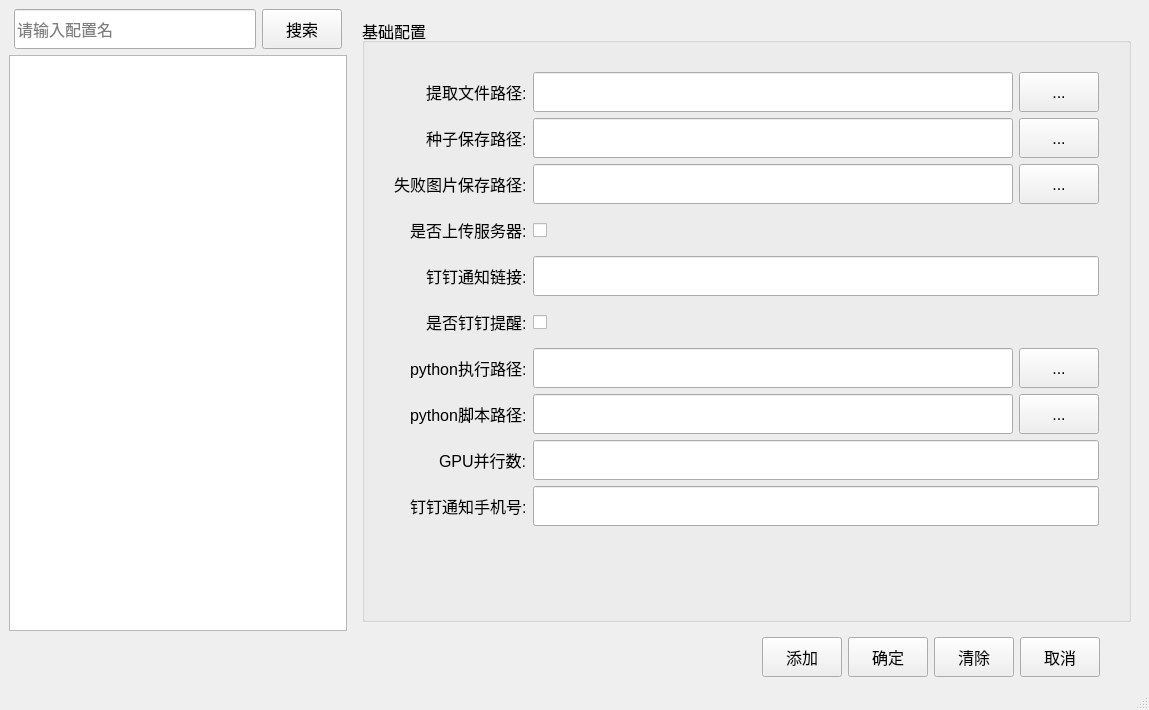
<?xml version="1.0" encoding="UTF-8"?>
<ui version="4.0">
 <class>SettingWindow</class>
 <widget class="QMainWindow" name="SettingWindow">
  <property name="geometry">
   <rect>
    <x>0</x>
    <y>0</y>
    <width>1149</width>
    <height>710</height>
   </rect>
  </property>
  <property name="font">
   <font>
    <pointsize>12</pointsize>
   </font>
  </property>
  <property name="windowTitle">
   <string>配置</string>
  </property>
  <property name="windowIcon">
   <iconset resource="icon.qrc">
    <normaloff>:/Icon/action_setting.svg</normaloff>:/Icon/action_setting.svg</iconset>
  </property>
  <property name="statusTip">
   <string>单位: mm</string>
  </property>
  <widget class="QWidget" name="centralwidget">
   <property name="sizePolicy">
    <sizepolicy hsizetype="Expanding" vsizetype="Expanding">
     <horstretch>0</horstretch>
     <verstretch>0</verstretch>
    </sizepolicy>
   </property>
   <layout class="QHBoxLayout" name="horizontalLayout_8">
    <item>
     <layout class="QVBoxLayout" name="verticalLayout_2">
      <item>
       <layout class="QHBoxLayout" name="horizontalLayout_2" stretch="3,7">
        <property name="sizeConstraint">
         <enum>QLayout::SetNoConstraint</enum>
        </property>
        <item>
         <layout class="QVBoxLayout" name="verticalLayout" stretch="2,8">
          <property name="sizeConstraint">
           <enum>QLayout::SetNoConstraint</enum>
          </property>
          <item>
           <layout class="QHBoxLayout" name="horizontalLayout" stretch="2,8">
            <property name="sizeConstraint">
             <enum>QLayout::SetNoConstraint</enum>
            </property>
            <property name="leftMargin">
             <number>5</number>
            </property>
            <property name="rightMargin">
             <number>5</number>
            </property>
            <item>
             <widget class="QLineEdit" name="lineEdit_search">
              <property name="minimumSize">
               <size>
                <width>0</width>
                <height>40</height>
               </size>
              </property>
              <property name="maximumSize">
               <size>
                <width>16777215</width>
                <height>40</height>
               </size>
              </property>
              <property name="placeholderText">
               <string>请输入配置名</string>
              </property>
             </widget>
            </item>
            <item>
             <widget class="QPushButton" name="pushButton_search">
              <property name="sizePolicy">
               <sizepolicy hsizetype="Fixed" vsizetype="Fixed">
                <horstretch>0</horstretch>
                <verstretch>0</verstretch>
               </sizepolicy>
              </property>
              <property name="minimumSize">
               <size>
                <width>80</width>
                <height>40</height>
               </size>
              </property>
              <property name="maximumSize">
               <size>
                <width>80</width>
                <height>40</height>
               </size>
              </property>
              <property name="text">
               <string>搜索</string>
              </property>
              <property name="icon">
               <iconset resource="icon.qrc">
                <normaloff>:/Icon/search.svg</normaloff>:/Icon/search.svg</iconset>
              </property>
              <property name="iconSize">
               <size>
                <width>20</width>
                <height>20</height>
               </size>
              </property>
             </widget>
            </item>
           </layout>
          </item>
          <item>
           <widget class="QListView" name="listView_settings"/>
          </item>
         </layout>
        </item>
        <item>
         <widget class="QStackedWidget" name="stackedWidget">
          <property name="sizePolicy">
           <sizepolicy hsizetype="Expanding" vsizetype="Expanding">
            <horstretch>0</horstretch>
            <verstretch>0</verstretch>
           </sizepolicy>
          </property>
          <property name="currentIndex">
           <number>0</number>
          </property>
          <widget class="QWidget" name="page_base">
           <property name="sizePolicy">
            <sizepolicy hsizetype="Expanding" vsizetype="Expanding">
             <horstretch>0</horstretch>
             <verstretch>0</verstretch>
            </sizepolicy>
           </property>
           <layout class="QVBoxLayout" name="verticalLayout_3">
            <item>
             <widget class="QGroupBox" name="groupBox_base">
              <property name="sizePolicy">
               <sizepolicy hsizetype="Expanding" vsizetype="Expanding">
                <horstretch>0</horstretch>
                <verstretch>0</verstretch>
               </sizepolicy>
              </property>
              <property name="title">
               <string>基础配置</string>
              </property>
              <layout class="QVBoxLayout" name="verticalLayout_6">
               <property name="leftMargin">
                <number>20</number>
               </property>
               <property name="topMargin">
                <number>20</number>
               </property>
               <property name="rightMargin">
                <number>20</number>
               </property>
               <property name="bottomMargin">
                <number>20</number>
               </property>
               <item>
                <widget class="QWidget" name="widget_base" native="true">
                 <property name="sizePolicy">
                  <sizepolicy hsizetype="Expanding" vsizetype="Expanding">
                   <horstretch>0</horstretch>
                   <verstretch>0</verstretch>
                  </sizepolicy>
                 </property>
                 <property name="minimumSize">
                  <size>
                   <width>0</width>
                   <height>0</height>
                  </size>
                 </property>
                 <layout class="QVBoxLayout" name="verticalLayout_9">
                  <item>
                   <layout class="QFormLayout" name="formLayout_3">
                    <property name="labelAlignment">
                     <set>Qt::AlignRight|Qt::AlignTrailing|Qt::AlignVCenter</set>
                    </property>
                    <property name="formAlignment">
                     <set>Qt::AlignLeading|Qt::AlignLeft|Qt::AlignVCenter</set>
                    </property>
                    <item row="0" column="0">
                     <widget class="QLabel" name="label_10">
                      <property name="text">
                       <string>提取文件路径:</string>
                      </property>
                     </widget>
                    </item>
                    <item row="0" column="1">
                     <layout class="QHBoxLayout" name="horizontalLayout_6">
                      <item>
                       <widget class="QLineEdit" name="lineEdit_extractFile">
                        <property name="minimumSize">
                         <size>
                          <width>0</width>
                          <height>40</height>
                         </size>
                        </property>
                        <property name="maximumSize">
                         <size>
                          <width>16777215</width>
                          <height>40</height>
                         </size>
                        </property>
                       </widget>
                      </item>
                      <item>
                       <widget class="QPushButton" name="pushButton_extractFile">
                        <property name="minimumSize">
                         <size>
                          <width>80</width>
                          <height>40</height>
                         </size>
                        </property>
                        <property name="maximumSize">
                         <size>
                          <width>80</width>
                          <height>40</height>
                         </size>
                        </property>
                        <property name="text">
                         <string>...</string>
                        </property>
                       </widget>
                      </item>
                     </layout>
                    </item>
                    <item row="1" column="0">
                     <widget class="QLabel" name="label_5">
                      <property name="sizePolicy">
                       <sizepolicy hsizetype="Preferred" vsizetype="Preferred">
                        <horstretch>0</horstretch>
                        <verstretch>0</verstretch>
                       </sizepolicy>
                      </property>
                      <property name="text">
                       <string>种子保存路径:</string>
                      </property>
                     </widget>
                    </item>
                    <item row="1" column="1">
                     <layout class="QHBoxLayout" name="horizontalLayout_7">
                      <property name="sizeConstraint">
                       <enum>QLayout::SetDefaultConstraint</enum>
                      </property>
                      <item>
                       <widget class="QLineEdit" name="lineEdit_seedSavePath">
                        <property name="sizePolicy">
                         <sizepolicy hsizetype="Preferred" vsizetype="Fixed">
                          <horstretch>0</horstretch>
                          <verstretch>0</verstretch>
                         </sizepolicy>
                        </property>
                        <property name="minimumSize">
                         <size>
                          <width>0</width>
                          <height>40</height>
                         </size>
                        </property>
                        <property name="maximumSize">
                         <size>
                          <width>16777215</width>
                          <height>40</height>
                         </size>
                        </property>
                       </widget>
                      </item>
                      <item>
                       <widget class="QPushButton" name="pushButton_dir_seedPath">
                        <property name="sizePolicy">
                         <sizepolicy hsizetype="Expanding" vsizetype="Expanding">
                          <horstretch>0</horstretch>
                          <verstretch>0</verstretch>
                         </sizepolicy>
                        </property>
                        <property name="minimumSize">
                         <size>
                          <width>80</width>
                          <height>40</height>
                         </size>
                        </property>
                        <property name="maximumSize">
                         <size>
                          <width>80</width>
                          <height>40</height>
                         </size>
                        </property>
                        <property name="text">
                         <string>...</string>
                        </property>
                       </widget>
                      </item>
                     </layout>
                    </item>
                    <item row="2" column="0">
                     <widget class="QLabel" name="label_6">
                      <property name="sizePolicy">
                       <sizepolicy hsizetype="Preferred" vsizetype="Preferred">
                        <horstretch>0</horstretch>
                        <verstretch>0</verstretch>
                       </sizepolicy>
                      </property>
                      <property name="text">
                       <string>失败图片保存路径:</string>
                      </property>
                     </widget>
                    </item>
                    <item row="2" column="1">
                     <layout class="QHBoxLayout" name="horizontalLayout_9">
                      <property name="spacing">
                       <number>6</number>
                      </property>
                      <property name="sizeConstraint">
                       <enum>QLayout::SetDefaultConstraint</enum>
                      </property>
                      <item>
                       <widget class="QLineEdit" name="lineEdit_failedImagePath">
                        <property name="sizePolicy">
                         <sizepolicy hsizetype="Preferred" vsizetype="Fixed">
                          <horstretch>0</horstretch>
                          <verstretch>0</verstretch>
                         </sizepolicy>
                        </property>
                        <property name="minimumSize">
                         <size>
                          <width>0</width>
                          <height>40</height>
                         </size>
                        </property>
                        <property name="maximumSize">
                         <size>
                          <width>16777215</width>
                          <height>40</height>
                         </size>
                        </property>
                       </widget>
                      </item>
                      <item>
                       <widget class="QPushButton" name="pushButton_dir_failedImage">
                        <property name="sizePolicy">
                         <sizepolicy hsizetype="Expanding" vsizetype="Expanding">
                          <horstretch>0</horstretch>
                          <verstretch>0</verstretch>
                         </sizepolicy>
                        </property>
                        <property name="minimumSize">
                         <size>
                          <width>80</width>
                          <height>40</height>
                         </size>
                        </property>
                        <property name="maximumSize">
                         <size>
                          <width>80</width>
                          <height>40</height>
                         </size>
                        </property>
                        <property name="text">
                         <string>...</string>
                        </property>
                       </widget>
                      </item>
                     </layout>
                    </item>
                    <item row="3" column="0">
                     <widget class="QLabel" name="label_7">
                      <property name="sizePolicy">
                       <sizepolicy hsizetype="Preferred" vsizetype="Preferred">
                        <horstretch>0</horstretch>
                        <verstretch>0</verstretch>
                       </sizepolicy>
                      </property>
                      <property name="text">
                       <string>是否上传服务器:</string>
                      </property>
                     </widget>
                    </item>
                    <item row="3" column="1">
                     <widget class="QCheckBox" name="checkBox_uploadServer">
                      <property name="sizePolicy">
                       <sizepolicy hsizetype="Preferred" vsizetype="Preferred">
                        <horstretch>0</horstretch>
                        <verstretch>0</verstretch>
                       </sizepolicy>
                      </property>
                      <property name="minimumSize">
                       <size>
                        <width>40</width>
                        <height>40</height>
                       </size>
                      </property>
                      <property name="maximumSize">
                       <size>
                        <width>40</width>
                        <height>40</height>
                       </size>
                      </property>
                      <property name="text">
                       <string/>
                      </property>
                     </widget>
                    </item>
                    <item row="4" column="0">
                     <widget class="QLabel" name="label_3">
                      <property name="text">
                       <string>钉钉通知链接:</string>
                      </property>
                     </widget>
                    </item>
                    <item row="4" column="1">
                     <widget class="QLineEdit" name="lineEdit_dingTalk">
                      <property name="minimumSize">
                       <size>
                        <width>0</width>
                        <height>40</height>
                       </size>
                      </property>
                      <property name="maximumSize">
                       <size>
                        <width>16777215</width>
                        <height>40</height>
                       </size>
                      </property>
                     </widget>
                    </item>
                    <item row="5" column="0">
                     <widget class="QLabel" name="label_8">
                      <property name="sizePolicy">
                       <sizepolicy hsizetype="Preferred" vsizetype="Preferred">
                        <horstretch>0</horstretch>
                        <verstretch>0</verstretch>
                       </sizepolicy>
                      </property>
                      <property name="text">
                       <string>是否钉钉提醒:</string>
                      </property>
                     </widget>
                    </item>
                    <item row="5" column="1">
                     <widget class="QCheckBox" name="checkBox_dingTalk">
                      <property name="sizePolicy">
                       <sizepolicy hsizetype="Preferred" vsizetype="Preferred">
                        <horstretch>0</horstretch>
                        <verstretch>0</verstretch>
                       </sizepolicy>
                      </property>
                      <property name="minimumSize">
                       <size>
                        <width>40</width>
                        <height>40</height>
                       </size>
                      </property>
                      <property name="maximumSize">
                       <size>
                        <width>40</width>
                        <height>40</height>
                       </size>
                      </property>
                      <property name="text">
                       <string/>
                      </property>
                     </widget>
                    </item>
                    <item row="6" column="0">
                     <widget class="QLabel" name="label_11">
                      <property name="text">
                       <string>python执行路径:</string>
                      </property>
                     </widget>
                    </item>
                    <item row="6" column="1">
                     <layout class="QHBoxLayout" name="horizontalLayout_10">
                      <item>
                       <widget class="QLineEdit" name="lineEdit_pythonPath">
                        <property name="minimumSize">
                         <size>
                          <width>0</width>
                          <height>40</height>
                         </size>
                        </property>
                        <property name="maximumSize">
                         <size>
                          <width>16777215</width>
                          <height>40</height>
                         </size>
                        </property>
                       </widget>
                      </item>
                      <item>
                       <widget class="QPushButton" name="pushButton_pythonPath">
                        <property name="minimumSize">
                         <size>
                          <width>80</width>
                          <height>40</height>
                         </size>
                        </property>
                        <property name="maximumSize">
                         <size>
                          <width>80</width>
                          <height>40</height>
                         </size>
                        </property>
                        <property name="text">
                         <string>...</string>
                        </property>
                       </widget>
                      </item>
                     </layout>
                    </item>
                    <item row="7" column="0">
                     <widget class="QLabel" name="label_12">
                      <property name="text">
                       <string>python脚本路径:</string>
                      </property>
                     </widget>
                    </item>
                    <item row="7" column="1">
                     <layout class="QHBoxLayout" name="horizontalLayout_11">
                      <item>
                       <widget class="QLineEdit" name="lineEdit_pythonScript">
                        <property name="minimumSize">
                         <size>
                          <width>0</width>
                          <height>40</height>
                         </size>
                        </property>
                        <property name="maximumSize">
                         <size>
                          <width>16777215</width>
                          <height>40</height>
                         </size>
                        </property>
                       </widget>
                      </item>
                      <item>
                       <widget class="QPushButton" name="pushButton_pythonScript">
                        <property name="minimumSize">
                         <size>
                          <width>80</width>
                          <height>40</height>
                         </size>
                        </property>
                        <property name="maximumSize">
                         <size>
                          <width>80</width>
                          <height>40</height>
                         </size>
                        </property>
                        <property name="text">
                         <string>...</string>
                        </property>
                       </widget>
                      </item>
                     </layout>
                    </item>
                    <item row="8" column="0">
                     <widget class="QLabel" name="label_2">
                      <property name="text">
                       <string>GPU并行数:</string>
                      </property>
                     </widget>
                    </item>
                    <item row="8" column="1">
                     <widget class="QLineEdit" name="lineEdit_parallelCount">
                      <property name="minimumSize">
                       <size>
                        <width>0</width>
                        <height>40</height>
                       </size>
                      </property>
                      <property name="maximumSize">
                       <size>
                        <width>16777215</width>
                        <height>40</height>
                       </size>
                      </property>
                     </widget>
                    </item>
                    <item row="9" column="0">
                     <widget class="QLabel" name="label_16">
                      <property name="text">
                       <string>钉钉通知手机号:</string>
                      </property>
                     </widget>
                    </item>
                    <item row="9" column="1">
                     <widget class="QLineEdit" name="lineEdit_dingTalkPhones">
                      <property name="minimumSize">
                       <size>
                        <width>0</width>
                        <height>40</height>
                       </size>
                      </property>
                      <property name="maximumSize">
                       <size>
                        <width>16777215</width>
                        <height>40</height>
                       </size>
                      </property>
                     </widget>
                    </item>
                   </layout>
                  </item>
                  <item>
                   <spacer name="verticalSpacer">
                    <property name="orientation">
                     <enum>Qt::Vertical</enum>
                    </property>
                    <property name="sizeHint" stdset="0">
                     <size>
                      <width>20</width>
                      <height>40</height>
                     </size>
                    </property>
                   </spacer>
                  </item>
                 </layout>
                </widget>
               </item>
              </layout>
             </widget>
            </item>
           </layout>
          </widget>
          <widget class="QWidget" name="page_other">
           <property name="sizePolicy">
            <sizepolicy hsizetype="Expanding" vsizetype="Expanding">
             <horstretch>0</horstretch>
             <verstretch>0</verstretch>
            </sizepolicy>
           </property>
           <layout class="QVBoxLayout" name="verticalLayout_7">
            <item>
             <widget class="QGroupBox" name="groupBox_other">
              <property name="sizePolicy">
               <sizepolicy hsizetype="Expanding" vsizetype="Expanding">
                <horstretch>0</horstretch>
                <verstretch>0</verstretch>
               </sizepolicy>
              </property>
              <property name="title">
               <string>提取配置</string>
              </property>
              <layout class="QVBoxLayout" name="verticalLayout_4">
               <property name="leftMargin">
                <number>20</number>
               </property>
               <property name="topMargin">
                <number>20</number>
               </property>
               <property name="rightMargin">
                <number>20</number>
               </property>
               <property name="bottomMargin">
                <number>20</number>
               </property>
               <item>
                <widget class="QWidget" name="widget_other" native="true">
                 <property name="sizePolicy">
                  <sizepolicy hsizetype="Expanding" vsizetype="Expanding">
                   <horstretch>0</horstretch>
                   <verstretch>0</verstretch>
                  </sizepolicy>
                 </property>
                 <layout class="QVBoxLayout" name="verticalLayout_5">
                  <item>
                   <layout class="QFormLayout" name="formLayout">
                    <property name="labelAlignment">
                     <set>Qt::AlignRight|Qt::AlignTrailing|Qt::AlignVCenter</set>
                    </property>
                    <item row="0" column="0">
                     <widget class="QLabel" name="label">
                      <property name="text">
                       <string>配置名称:</string>
                      </property>
                     </widget>
                    </item>
                    <item row="0" column="1">
                     <widget class="QLineEdit" name="lineEdit_settingName">
                      <property name="minimumSize">
                       <size>
                        <width>0</width>
                        <height>40</height>
                       </size>
                      </property>
                      <property name="maximumSize">
                       <size>
                        <width>16777215</width>
                        <height>40</height>
                       </size>
                      </property>
                     </widget>
                    </item>
                    <item row="1" column="0">
                     <widget class="QLabel" name="label_4">
                      <property name="text">
                       <string>镭射区域宽高:</string>
                      </property>
                     </widget>
                    </item>
                    <item row="1" column="1">
                     <layout class="QHBoxLayout" name="horizontalLayout_4">
                      <item>
                       <widget class="QLineEdit" name="lineEdit_width">
                        <property name="minimumSize">
                         <size>
                          <width>0</width>
                          <height>40</height>
                         </size>
                        </property>
                        <property name="maximumSize">
                         <size>
                          <width>16777215</width>
                          <height>40</height>
                         </size>
                        </property>
                        <property name="placeholderText">
                         <string>宽</string>
                        </property>
                       </widget>
                      </item>
                      <item>
                       <widget class="QLineEdit" name="lineEdit_height">
                        <property name="minimumSize">
                         <size>
                          <width>0</width>
                          <height>40</height>
                         </size>
                        </property>
                        <property name="maximumSize">
                         <size>
                          <width>16777215</width>
                          <height>40</height>
                         </size>
                        </property>
                        <property name="placeholderText">
                         <string>高</string>
                        </property>
                       </widget>
                      </item>
                     </layout>
                    </item>
                    <item row="2" column="0">
                     <widget class="QLabel" name="label_9">
                      <property name="text">
                       <string>二维码左上角坐标:</string>
                      </property>
                     </widget>
                    </item>
                    <item row="2" column="1">
                     <layout class="QHBoxLayout" name="horizontalLayout_5">
                      <item>
                       <widget class="QLineEdit" name="lineEdit_x">
                        <property name="minimumSize">
                         <size>
                          <width>0</width>
                          <height>40</height>
                         </size>
                        </property>
                        <property name="maximumSize">
                         <size>
                          <width>16777215</width>
                          <height>40</height>
                         </size>
                        </property>
                        <property name="placeholderText">
                         <string>X坐标</string>
                        </property>
                       </widget>
                      </item>
                      <item>
                       <widget class="QLineEdit" name="lineEdit_y">
                        <property name="minimumSize">
                         <size>
                          <width>0</width>
                          <height>40</height>
                         </size>
                        </property>
                        <property name="maximumSize">
                         <size>
                          <width>16777215</width>
                          <height>40</height>
                         </size>
                        </property>
                        <property name="placeholderText">
                         <string>Y坐标</string>
                        </property>
                       </widget>
                      </item>
                     </layout>
                    </item>
                    <item row="3" column="0">
                     <widget class="QLabel" name="label_13">
                      <property name="text">
                       <string>二维码边长:</string>
                      </property>
                     </widget>
                    </item>
                    <item row="3" column="1">
                     <widget class="QLineEdit" name="lineEdit_sideLength">
                      <property name="minimumSize">
                       <size>
                        <width>0</width>
                        <height>40</height>
                       </size>
                      </property>
                      <property name="maximumSize">
                       <size>
                        <width>16777215</width>
                        <height>40</height>
                       </size>
                      </property>
                      <property name="placeholderText">
                       <string>二维码边长</string>
                      </property>
                     </widget>
                    </item>
                    <item row="4" column="0">
                     <widget class="QLabel" name="label_14">
                      <property name="text">
                       <string>整个标签宽高:</string>
                      </property>
                     </widget>
                    </item>
                    <item row="4" column="1">
                     <layout class="QHBoxLayout" name="horizontalLayout_12">
                      <item>
                       <widget class="QLineEdit" name="lineEdit_labelWidth">
                        <property name="minimumSize">
                         <size>
                          <width>0</width>
                          <height>40</height>
                         </size>
                        </property>
                        <property name="maximumSize">
                         <size>
                          <width>16777215</width>
                          <height>40</height>
                         </size>
                        </property>
                        <property name="placeholderText">
                         <string>宽</string>
                        </property>
                       </widget>
                      </item>
                      <item>
                       <widget class="QLineEdit" name="lineEdit_labelHeight">
                        <property name="minimumSize">
                         <size>
                          <width>0</width>
                          <height>40</height>
                         </size>
                        </property>
                        <property name="maximumSize">
                         <size>
                          <width>16777215</width>
                          <height>40</height>
                         </size>
                        </property>
                        <property name="placeholderText">
                         <string>高</string>
                        </property>
                       </widget>
                      </item>
                     </layout>
                    </item>
                    <item row="5" column="0">
                     <widget class="QLabel" name="label_15">
                      <property name="text">
                       <string>粉块数量:</string>
                      </property>
                     </widget>
                    </item>
                    <item row="5" column="1">
                     <widget class="QLineEdit" name="lineEdit_blockNum">
                      <property name="minimumSize">
                       <size>
                        <width>0</width>
                        <height>40</height>
                       </size>
                      </property>
                      <property name="placeholderText">
                       <string>10</string>
                      </property>
                     </widget>
                    </item>
                   </layout>
                  </item>
                 </layout>
                </widget>
               </item>
              </layout>
             </widget>
            </item>
           </layout>
          </widget>
         </widget>
        </item>
       </layout>
      </item>
      <item>
       <layout class="QHBoxLayout" name="horizontalLayout_3" stretch="3,0,1,1,1,0">
        <item>
         <spacer name="horizontalSpacer">
          <property name="orientation">
           <enum>Qt::Horizontal</enum>
          </property>
          <property name="sizeHint" stdset="0">
           <size>
            <width>40</width>
            <height>20</height>
           </size>
          </property>
         </spacer>
        </item>
        <item>
         <widget class="QPushButton" name="pushButton_add">
          <property name="minimumSize">
           <size>
            <width>80</width>
            <height>40</height>
           </size>
          </property>
          <property name="maximumSize">
           <size>
            <width>80</width>
            <height>40</height>
           </size>
          </property>
          <property name="text">
           <string>添加</string>
          </property>
          <property name="icon">
           <iconset resource="icon.qrc">
            <normaloff>:/Icon/add_task.svg</normaloff>:/Icon/add_task.svg</iconset>
          </property>
         </widget>
        </item>
        <item>
         <widget class="QPushButton" name="pushButton_ok">
          <property name="sizePolicy">
           <sizepolicy hsizetype="Fixed" vsizetype="Fixed">
            <horstretch>0</horstretch>
            <verstretch>0</verstretch>
           </sizepolicy>
          </property>
          <property name="minimumSize">
           <size>
            <width>80</width>
            <height>40</height>
           </size>
          </property>
          <property name="maximumSize">
           <size>
            <width>80</width>
            <height>40</height>
           </size>
          </property>
          <property name="text">
           <string>确定</string>
          </property>
          <property name="icon">
           <iconset resource="icon.qrc">
            <normaloff>:/Icon/ok.svg</normaloff>:/Icon/ok.svg</iconset>
          </property>
          <property name="iconSize">
           <size>
            <width>20</width>
            <height>20</height>
           </size>
          </property>
         </widget>
        </item>
        <item>
         <widget class="QPushButton" name="pushButton_clear">
          <property name="sizePolicy">
           <sizepolicy hsizetype="Fixed" vsizetype="Fixed">
            <horstretch>0</horstretch>
            <verstretch>0</verstretch>
           </sizepolicy>
          </property>
          <property name="minimumSize">
           <size>
            <width>80</width>
            <height>40</height>
           </size>
          </property>
          <property name="maximumSize">
           <size>
            <width>80</width>
            <height>40</height>
           </size>
          </property>
          <property name="text">
           <string>清除</string>
          </property>
          <property name="icon">
           <iconset resource="icon.qrc">
            <normaloff>:/Icon/clear_task.svg</normaloff>:/Icon/clear_task.svg</iconset>
          </property>
          <property name="iconSize">
           <size>
            <width>20</width>
            <height>20</height>
           </size>
          </property>
         </widget>
        </item>
        <item>
         <widget class="QPushButton" name="pushButton_noOk">
          <property name="sizePolicy">
           <sizepolicy hsizetype="Fixed" vsizetype="Fixed">
            <horstretch>0</horstretch>
            <verstretch>0</verstretch>
           </sizepolicy>
          </property>
          <property name="minimumSize">
           <size>
            <width>80</width>
            <height>40</height>
           </size>
          </property>
          <property name="maximumSize">
           <size>
            <width>80</width>
            <height>40</height>
           </size>
          </property>
          <property name="text">
           <string>取消</string>
          </property>
          <property name="icon">
           <iconset resource="icon.qrc">
            <normaloff>:/Icon/no_ok.svg</normaloff>:/Icon/no_ok.svg</iconset>
          </property>
          <property name="iconSize">
           <size>
            <width>20</width>
            <height>20</height>
           </size>
          </property>
         </widget>
        </item>
        <item>
         <spacer name="horizontalSpacer_2">
          <property name="orientation">
           <enum>Qt::Horizontal</enum>
          </property>
          <property name="sizeHint" stdset="0">
           <size>
            <width>40</width>
            <height>20</height>
           </size>
          </property>
         </spacer>
        </item>
       </layout>
      </item>
     </layout>
    </item>
   </layout>
  </widget>
  <widget class="QMenuBar" name="menubar">
   <property name="geometry">
    <rect>
     <x>0</x>
     <y>0</y>
     <width>1149</width>
     <height>26</height>
    </rect>
   </property>
  </widget>
  <widget class="QStatusBar" name="statusbar"/>
 </widget>
 <resources>
  <include location="icon.qrc"/>
 </resources>
 <connections/>
</ui>
